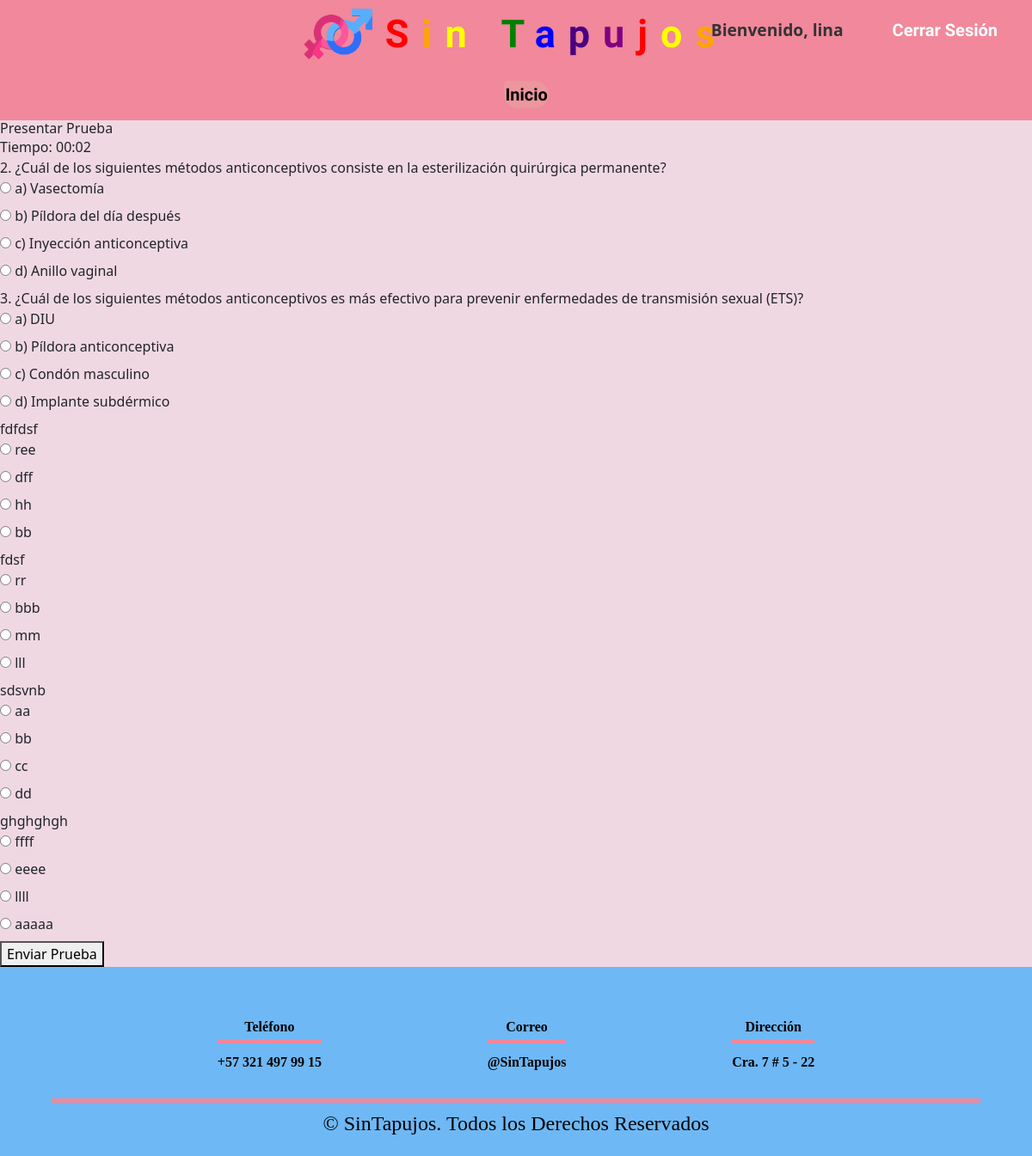
The app's page /php/presentar_prueba.php (signed in) with its own data.
### tables this page shows
CREATE TABLE IF NOT EXISTS `preguntas` (
  `id` int NOT NULL AUTO_INCREMENT,
  `pregunta` text NOT NULL,
  `opcion1` text NOT NULL,
  `opcion2` text NOT NULL,
  `opcion3` text NOT NULL,
  `opcion4` text NOT NULL,
  `respuesta_correcta` int NOT NULL,
  `imagen` varchar(255) NOT NULL,
  PRIMARY KEY (`id`)
);

### php/presentar_prueba.php (the view, shortened to what this page needs)
<!DOCTYPE html>
<html lang="es">
<head>
    <link href="https://stackpath.bootstrapcdn.com/bootstrap/4.5.2/css/bootstrap.min.css" rel="stylesheet">
    <link rel="stylesheet" href="https://cdn.jsdelivr.net/npm/@docsearch/css@3">
    <link href="css/bootstrap.min.css" rel="stylesheet">
    <link rel="stylesheet" href="../css/reset.css">
    <link rel="stylesheet" href="../css/styles.css">
</head>
<body>
    <header class="header">
        <div class="ini">
            <div id="logo"><img src="../images/logo.png" alt=""></div>
                <h1 id="title"><span style="color:red">S</span><span style="color:orange">i</span><span style="color:yellow">n </span><span style="color:green">T</span><span style="color:blue">a</span><span style="color:indigo">p</span><span style="color:purple">u</span><span style="color:red">j</span><span style="color:yellow">o</span><span style="color:orange">s</span></h1>
                <div class="welcome" id="welcome">
                 <span id="welcome-message">Bienvenido, <?php session_start(); echo $_SESSION['user_name']; ?><span>
                    <a href="../php/logout.php" class="btn-logout logout-link">Cerrar Sesión</a>
                </div>
        </div>
        <nav class="nav">
            <ul>
                <li class="btnmenu"><a href="../index.html">Inicio</a></li>
            </ul>
        </nav>
    </header>
    <h1>Presentar Prueba</h1>
    <div id="cronometro">Tiempo: 00:00</div>
    <form id="pruebaForm" action="procesar_prueba.php" method="post" onsubmit="return confirmarEnvio()">
        <?php
        require_once __DIR__ . '/../db/conexion.php';
        $sql = "SELECT * FROM preguntas";
        $result = $conexion->query($sql);
        if ($result->num_rows > 0) {
            while ($row = $result->fetch_assoc()) {
                echo "<div class='pregunta'>";
                echo "<p>" . htmlspecialchars($row["pregunta"]) . "</p>";
                for ($i = 1; $i <= 4; $i++) {
                    $opcion = $row["opcion$i"];
                    echo "<label><input type='radio' name='respuesta[{$row['id']}]' value='$i' required> " . htmlspecialchars($opcion) . "</label><br>";
                }
                echo "</div>";
            }
        } else {
            echo "<p>No hay preguntas disponibles.</p>";
        }
        ?>
        <button type="submit">Enviar Prueba</button>
    </form>
    <footer id="foo">
        <div class="contenedor-footer">
            <div class="content-foo">
                <h4>Teléfono</h4>
                <p>+57 321 497 99 15</p>
            </div>
            <div class="content-foo">
                <h4>Correo</h4>
                <p>@SinTapujos</p>
            </div>
            <div class="content-foo">
                <h4>Dirección</h4>
                <p>Cra. 7 # 5 - 22</p>
            </div>
        </div>
        <h2 class="titulo-final">&copy; SinTapujos. Todos los Derechos Reservados</h2>
    </footer>
</body>
</html>

### css/styles.css (style rules this page uses)
body { background-size: cover; background-color:#f0d8e3; }
.header { background-color: #f1889b; height: 140px; display: flex; flex-direction: column; position: relative; }
.ini { display: flex; align-items: center; justify-content: center; position: relative; width: 100%; padding: 10px 0; }
#welcome { position: absolute; right: 20px; top: 10px; display: flex; align-items: center; gap: 10px; }
#welcome-message { color: #333; font-size: 1.2rem; font-weight: bold; }
#logo img { max-height: 60px; margin-right: 15px; }
#title { font-size: 45px; font-family: "Edu AU VIC WA NT Hand", cursive; font-weight: bold; letter-spacing: 15px; }
.nav { display: flex; align-items: center; justify-content: center; width: 100%; height: 60px; background-color: transparent; }
ul { display: flex; align-items: center; justify-content: space-evenly; width: 100%; }
li { display: inline; padding: 10px; margin-left: 2px; border-radius: 15px 50px 50px 50px; }
.btnmenu { background-color: hsla(47, 32%, 75%, 0.2); color: white; padding: 1px; }
a { text-decoration: none; color: #000000; font-size: 20px; font-family: "Edu AU VIC WA NT Hand", cursive; font-weight: bold; }
.btn-logout { display: inline-block; margin-left: 2rem; padding: 10px 20px; background-color:0; color: white; text-decoration: none; border-radius: 5px; font-weight: bold; }
footer { background: #6eb8f5; padding: 60px 0 30px 0; height: 220px; }
.contenedor-footer { display: flex; width: 90%; justify-content: space-evenly; margin: auto; padding-bottom: 30px; border-bottom: 5px solid #f1889b; }
.content-foo { text-align: center; }
.content-foo h4 { color: #000000; font-family: cursive; font-weight: bold; border-bottom: 5px solid #f1889b; padding-bottom: 5px; margin-bottom: 10px; }
.content-foo p { color: #000000; font-family:cursive; font-weight:bold; }
.titulo-final { text-align: center; font-family:cursive; font-size: 24px; margin: 10px 0 0 0; color: #000000; }

### records on screen
preguntas: pregunta "2. ¿Cuál de los siguientes métodos anticonceptivos consiste en la esterilización quirúrgica permanente?", opcion1 "a) Vasectomía", opcion2 "b) Píldora del día después", opcion3 "c) Inyección anticonceptiva", opcion4 "d) Anillo vaginal"
preguntas: pregunta "3. ¿Cuál de los siguientes métodos anticonceptivos es más efectivo para prevenir enfermedades de transmisión sexual (ETS)?", opcion1 "a) DIU", opcion2 "b) Píldora anticonceptiva", opcion3 "c) Condón masculino", opcion4 "d) Implante subdérmico"
preguntas: pregunta "fdfdsf", opcion1 "ree", opcion2 "dff", opcion3 "hh", opcion4 "bb"
preguntas: pregunta "fdsf", opcion1 "rr", opcion2 "bbb", opcion3 "mm", opcion4 "lll"
preguntas: pregunta "sdsvnb", opcion1 "aa", opcion2 "bb", opcion3 "cc", opcion4 "dd"
preguntas: pregunta "ghghghgh", opcion1 "ffff", opcion2 "eeee", opcion3 "llll", opcion4 "aaaaa"

### other values on screen
$_SESSION['user_name'] "lina"
